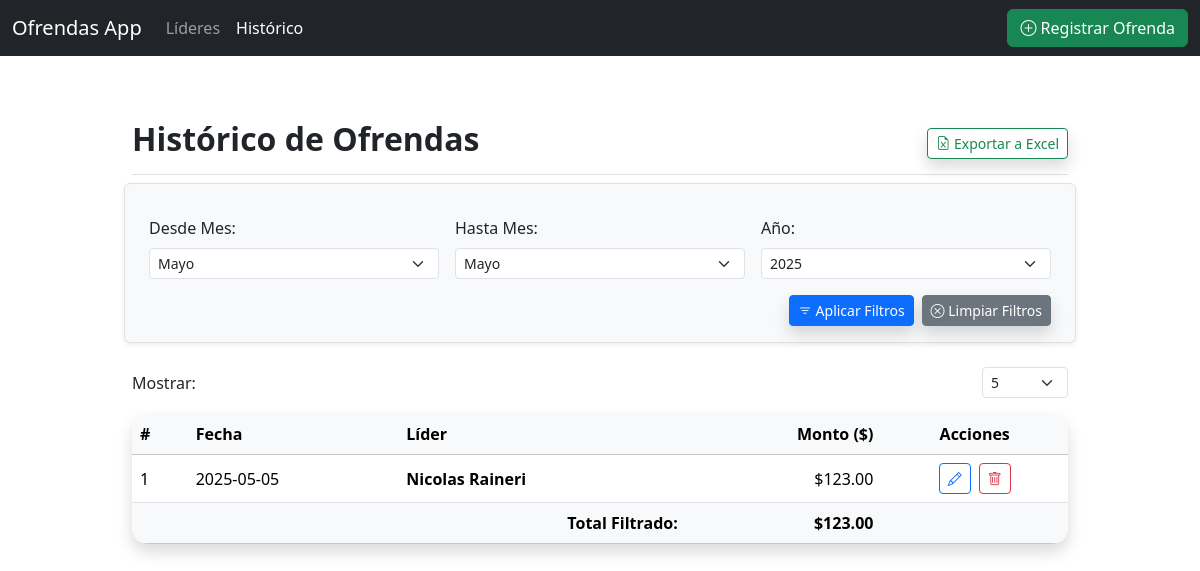
Before: /history with the older database file.
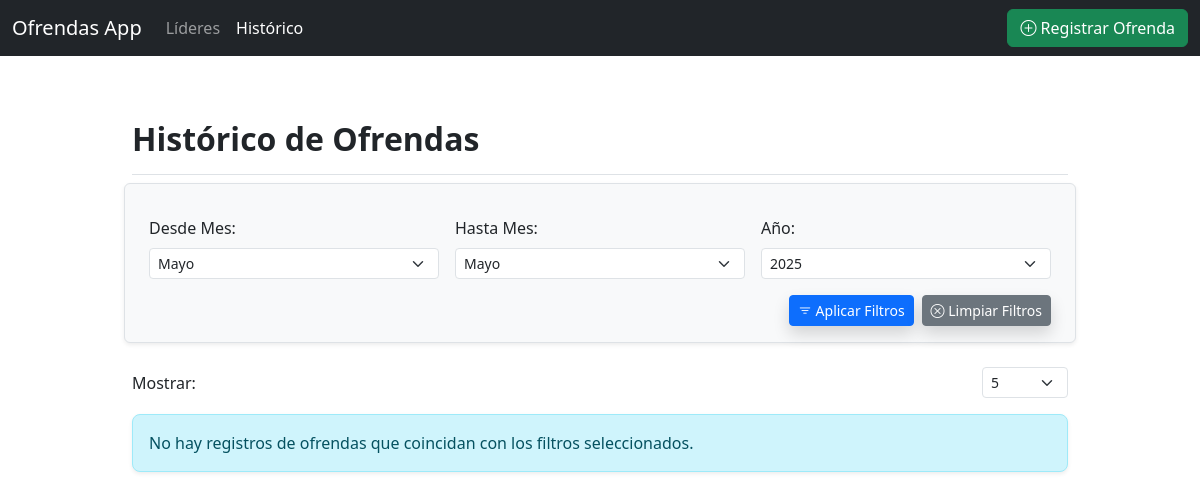
After: the same page with the newer database file.
### tables this page shows
CREATE TABLE offerings (
                    id INTEGER PRIMARY KEY AUTOINCREMENT,
                    amount REAL NOT NULL,
                    date TEXT NOT NULL, -- Formato YYYY-MM-DD
                    leader_id INTEGER NOT NULL,
                    FOREIGN KEY (leader_id) REFERENCES leaders (id) ON DELETE CASCADE
                );

CREATE TABLE leaders (
                    id INTEGER PRIMARY KEY AUTOINCREMENT,
                    name TEXT NOT NULL UNIQUE,
                    direccion TEXT,
                    dia TEXT,
                    hora TEXT
                );

### app.py (the view)
@app.route('/history')
def view_history():
    start_month = request.args.get('start_month', type=int)
    end_month = request.args.get('end_month', type=int)
    year = request.args.get('year', type=int)
    leader_id_filter = request.args.get('leader_id', 'all').strip()
    today = datetime.datetime.today()
    if not start_month:
        start_month = today.month
    if not end_month:
        end_month = today.month
    if not year:
        year = today.year
    start_date = datetime.date(year, start_month, 1)
    last_day = calendar.monthrange(year, end_month)[1]
    end_date = datetime.date(year, end_month, last_day)
    try:
        history = db.get_offerings_history(start_date.strftime('%Y-%m-%d'), end_date.strftime('%Y-%m-%d'), leader_id_filter)
        all_leaders = db.get_all_leaders()
        total_amount = sum(float(r['amount']) for r in history if r['amount'])
    except Exception as e:
        flash(f"Error al cargar historial o líderes: {e}", "danger")
        history, all_leaders, total_amount = [], [], 0.0
    return render_template('history.html', history=history, leaders=all_leaders,
                           start_month=start_month, end_month=end_month, year=year,
                           selected_leader_id=leader_id_filter, total_amount=total_amount)

### app.py (called while the page is built)
@app.template_filter('strftime')
def _jinja2_filter_datetime(date, fmt='%Y-%m-%d %H:%M:%S'):
    if isinstance(date, datetime.datetime):
        return date.strftime(fmt)
    return date

@app.context_processor
def inject_global_vars():
    try:
        if not os.path.exists(db.DATABASE_FILE):
            db.init_db()
        all_leaders_list = db.get_all_leaders()
    except Exception as e:
        print(f"ADVERTENCIA: No se pudieron cargar líderes en context_processor: {e}")
        all_leaders_list = []
    return dict(get_all_leaders=lambda: all_leaders_list, now=datetime.datetime.utcnow)

### database.py (called while the page is built)
def get_db():
    conn = sqlite3.connect(DATABASE_FILE)
    conn.row_factory = sqlite3.Row # Para acceder a las columnas por nombre
    conn.execute("PRAGMA foreign_keys = ON")
    return conn

### templates/history.html (shortened to what this page needs)
{% extends 'base.html' %}
{% block content %}
<div class="d-flex justify-content-between flex-wrap flex-md-nowrap align-items-center pt-3 pb-2 mb-4 border-bottom">
    <h1 class="h2 fw-bold">Histórico de Ofrendas</h1>
    <div class="btn-toolbar mb-2 mb-md-0">
        {% if history %}
        <a href="{{ url_for('export_history', start_month=start_month, end_month=end_month, year=year, leader_id=selected_leader_id) }}" class="btn btn-sm btn-outline-success shadow">
            <i class="bi bi-file-earmark-excel"></i> Exportar a Excel
        </a>
        {% endif %}
    </div>
</div>
<form method="get" action="{{ url_for('view_history') }}" class="row g-3 mb-4 p-3 border rounded bg-light shadow-sm" id="filterForm">
    <div class="col-md-4">
        <label class="form-label">Desde Mes:</label>
        <select class="form-select form-select-sm" id="start_month" name="start_month"></select>
    </div>
    <div class="col-md-4">
        <label class="form-label">Hasta Mes:</label>
        <select class="form-select form-select-sm" id="end_month" name="end_month"></select>
    </div>
    <div class="col-md-4">
        <label class="form-label">Año:</label>
        <select class="form-select form-select-sm" id="year" name="year"></select>
    </div>
    <div class="col-12 d-flex justify-content-end">
        <button type="submit" class="btn btn-primary btn-sm shadow"><i class="bi bi-filter"></i> Aplicar Filtros</button>
        <a href="{{ url_for('view_history') }}" class="btn btn-secondary btn-sm ms-2 shadow"><i class="bi bi-x-circle"></i> Limpiar Filtros</a>
    </div>
</form>
<div class="d-flex justify-content-between align-items-center mb-3">
    <label for="rowsPerPage" class="me-2 mb-0">Mostrar:</label>
    <select id="rowsPerPage" class="form-select form-select-sm w-auto">
        <option value="5">5</option>
    </select>
</div>
{% if history %}
<div class="table-responsive shadow rounded-4 overflow-hidden">
    <table class="table table-hover align-middle mb-0" id="historyTable">
        <thead class="table-light">
            <tr>
                <th>#</th>
                <th>Fecha</th>
                <th>Líder</th>
                <th class="text-end">Monto ($)</th>
                <th class="text-center">Acciones</th>
            </tr>
        </thead>
        <tbody>
            {% for record in history %}
            <tr>
                <td class="row-number">{{ loop.index }}</td>
                <td>{{ record.date }}</td>
                <td><strong>{{ record.leader_name }}</strong></td>
                <td class="text-end">${{ "%.2f"|format(record.amount|float) }}</td>
                <td class="text-center">
                    <button type="button" class="btn btn-outline-primary btn-sm me-1 edit-offering-btn" data-bs-toggle="modal" data-bs-target="#offeringModal"
                            data-offering-id="{{ record.id }}"
                            data-offering-amount="{{ record.amount }}"
                            data-offering-date="{{ record.date }}"
                            data-offering-leader-id="{{ record.leader_id }}">
                        <i class="bi bi-pencil"></i>
                    </button>
                    <form action="{{ url_for('delete_offering', offering_id=record.id) }}" method="post" class="d-inline" onsubmit="return confirm('¿Estás seguro de eliminar esta ofrenda?');">
                        <button type="submit" class="btn btn-outline-danger btn-sm"><i class="bi bi-trash"></i></button>
                    </form>
                </td>
            </tr>
            {% endfor %}
        </tbody>
        <tfoot>
            <tr class="table-light">
                <td colspan="3" class="text-end fw-bold">Total Filtrado:</td>
                <td class="text-end fw-bold">${{ "%.2f"|format(total_amount) }}</td>
                <td></td>
            </tr>
        </tfoot>
    </table>
</div>
{% else %}
<div class="alert alert-info shadow-sm rounded-3">No hay registros de ofrendas que coincidan con los filtros seleccionados.</div>
{% endif %}
{% endblock %}

### templates/base.html (shortened to what this page needs)
<!doctype html>
<html lang="es">
<head>
    <link href="https://cdn.jsdelivr.net/npm/bootstrap@5.3.3/dist/css/bootstrap.min.css" rel="stylesheet">
    <link rel="stylesheet" href="https://cdn.jsdelivr.net/npm/bootstrap-icons@1.11.3/font/bootstrap-icons.min.css">
</head>
<body>
<nav class="navbar navbar-expand-md navbar-dark fixed-top bg-dark">
    <div class="container-fluid">
        <a class="navbar-brand" href="{{ url_for('index') }}">Ofrendas App</a>
        <div class="collapse navbar-collapse" id="navbarCollapse">
            <ul class="navbar-nav me-auto mb-2 mb-md-0">
                <li class="nav-item">
                    <a class="nav-link {% if request.endpoint == 'manage_leaders' %}active{% endif %}" href="{{ url_for('manage_leaders') }}">Líderes</a>
                </li>
                <li class="nav-item">
                    <a class="nav-link {% if request.endpoint == 'view_history' %}active{% endif %}" href="{{ url_for('view_history') }}">Histórico</a>
                </li>
            </ul>
             <button type="button" class="btn btn-success" data-bs-toggle="modal" data-bs-target="#offeringModal" data-bs-action="add">
                <i class="bi bi-plus-circle"></i> Registrar Ofrenda
            </button>
        </div>
    </div>
</nav>
<main class="container mt-4">
    {% block content %}
    {% endblock %}
</main>
</body>
</html>

### templates/base.html (style rules this page uses)
body { padding-top: 5rem; }
.container { max-width: 960px; }
.alert { margin-top: 1rem; }

Changed rows visible on the page:
removed offerings: date "2025-05-05", leader_name "Nicolas Raineri", amount "123.00"
Other visible differences:
{{ "%.2f"|format(total_amount) }}: "123.00" → (not shown)
text no longer shown: "Exportar a Excel # Fecha Líder Monto ($) Acciones Total Filtrado: $"
text now shown: "No hay registros de ofrendas que coincidan con los filtros seleccionados."
